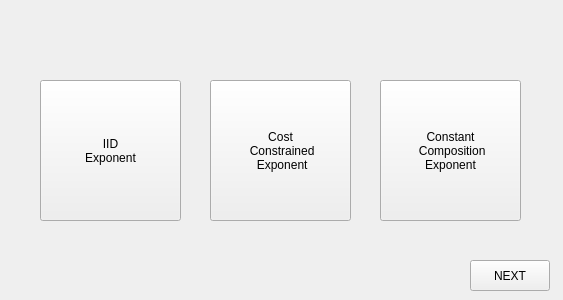
<?xml version="1.0" encoding="UTF-8"?>
<ui version="4.0">
 <class>SecondaryWindow</class>
 <widget class="QWidget" name="SecondaryWindow">
  <property name="geometry">
   <rect>
    <x>0</x>
    <y>0</y>
    <width>563</width>
    <height>300</height>
   </rect>
  </property>
  <property name="windowTitle">
   <string>EE Calculator</string>
  </property>
  <property name="windowIcon">
   <iconset theme="accessories-calculator"/>
  </property>
  <property name="windowOpacity">
   <double>1.000000000000000</double>
  </property>
  <property name="autoFillBackground">
   <bool>false</bool>
  </property>
  <widget class="QPushButton" name="iidExpButton">
   <property name="geometry">
    <rect>
     <x>40</x>
     <y>80</y>
     <width>141</width>
     <height>141</height>
    </rect>
   </property>
   <property name="text">
    <string>IID 
Exponent</string>
   </property>
  </widget>
  <widget class="QPushButton" name="ccExpButton">
   <property name="geometry">
    <rect>
     <x>210</x>
     <y>80</y>
     <width>141</width>
     <height>141</height>
    </rect>
   </property>
   <property name="text">
    <string>Cost
 Constrained
 Exponent</string>
   </property>
  </widget>
  <widget class="QPushButton" name="ccompExpButton">
   <property name="geometry">
    <rect>
     <x>380</x>
     <y>80</y>
     <width>141</width>
     <height>141</height>
    </rect>
   </property>
   <property name="text">
    <string>Constant
 Composition
Exponent</string>
   </property>
  </widget>
  <widget class="QPushButton" name="nextButton">
   <property name="geometry">
    <rect>
     <x>470</x>
     <y>260</y>
     <width>80</width>
     <height>31</height>
    </rect>
   </property>
   <property name="text">
    <string>NEXT</string>
   </property>
  </widget>
 </widget>
 <resources/>
 <connections/>
</ui>
